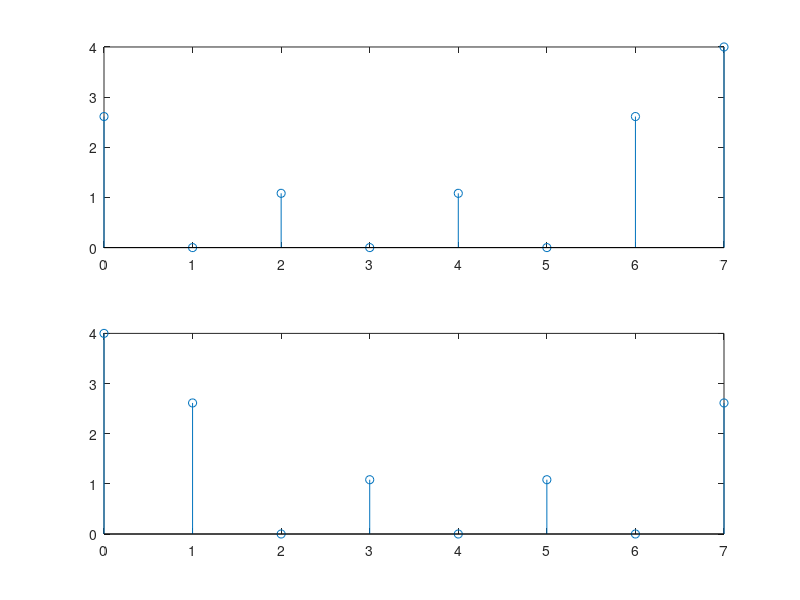

Reproduce this figure in MATLAB.
%% DSP - EJERCICIO 3
clc;
clear all;
xk=zeros(1,8);
xsuma=0;
xn=[1,1,1,1,0,0,0,0];
for k=1:8
    for n=1:8
        xsuma=xsuma+((xn(n))*exp((-i*(2*pi*n*k))./8));
    end
    xk(k)=xsuma;
    xsuma=0;
end
n=[0:1:7];
subplot(2,1,1)
stem(n,abs(xk));
    
Xn=fft(xn);
subplot(2,1,2)
stem(n,abs(Xn));